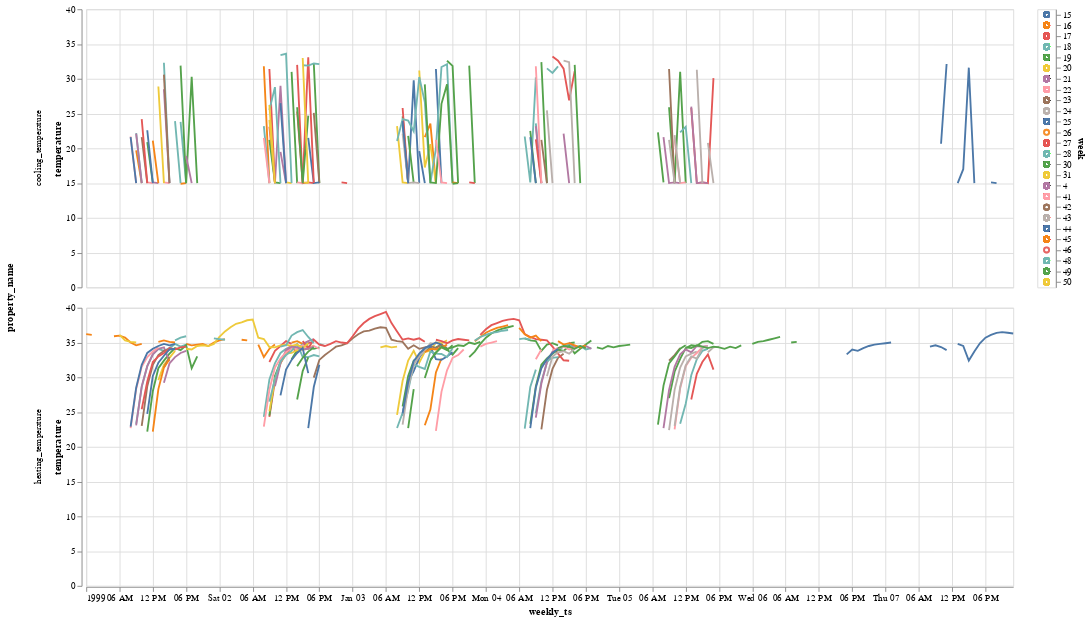

The notebook cell saved with this chart:
### Markdown cell above
**NOTE:** The chart below looks messy but it is interactive. I navigate through the timeseries by clicking on the icons in the legend to the right of the main chart. This enables me to view individual data points in context of the other data.

### Code cell
helpers.generate_weekly_line_plot(resampled_ts)

### Figure 1 — Vega-Lite specification as saved in the notebook (floating-point values rounded to 4 significant figures; data arrays with more than 128 entries replaced by an {"elided": "..."} marker saying what was removed)
{"config": {"view": {"continuousWidth": 300, "continuousHeight": 300}}, "hconcat": [{"mark": {"type": "line"}, "encoding": {"color": {"condition": {"param": "param_1", "field": "week", "legend": null, "type": "nominal"}, "value": "gray"}, "opacity": {"condition": {"param": "param_1", "value": 1}, "value": 0.2}, "row": {"field": "property_name", "type": "nominal"}, "tooltip": {"field": "week", "type": "nominal"}, "x": {"field": "weekly_ts", "type": "temporal"}, "y": {"field": "temperature", "type": "quantitative"}}, "height": 300, "name": "view_1", "width": 1000}, {"mark": {"type": "point"}, "encoding": {"color": {"condition": {"param": "param_1", "field": "week", "legend": null, "type": "nominal"}, "value": "gray"}, "y": {"axis": {"orient": "right"}, "field": "week", "type": "nominal"}}, "height": 300, "name": "view_2"}], "data": {"name": "data-47fe547ae5f27d9cc0c37cb157643232"}, "params": [{"name": "param_1", "select": {"type": "point", "encodings": ["color"]}, "views": ["view_1", "view_2"]}], "$schema": "https://vega.github.io/schema/vega-lite/v5.8.0.json", "datasets": {"data-47fe547ae5f27d9cc0c37cb157643232": {"elided": "2977 records"}}}
